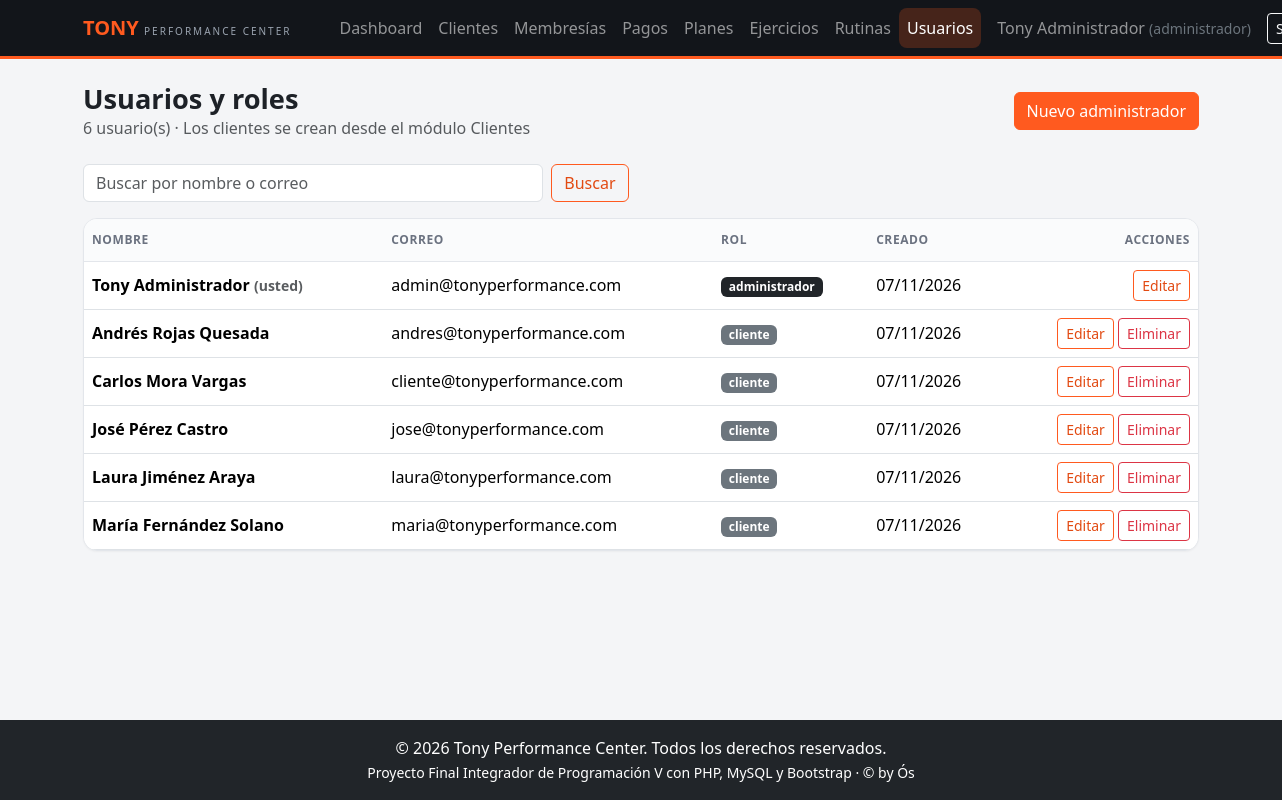
Before: /admin/usuarios/index.php (signed in) with the older database file.
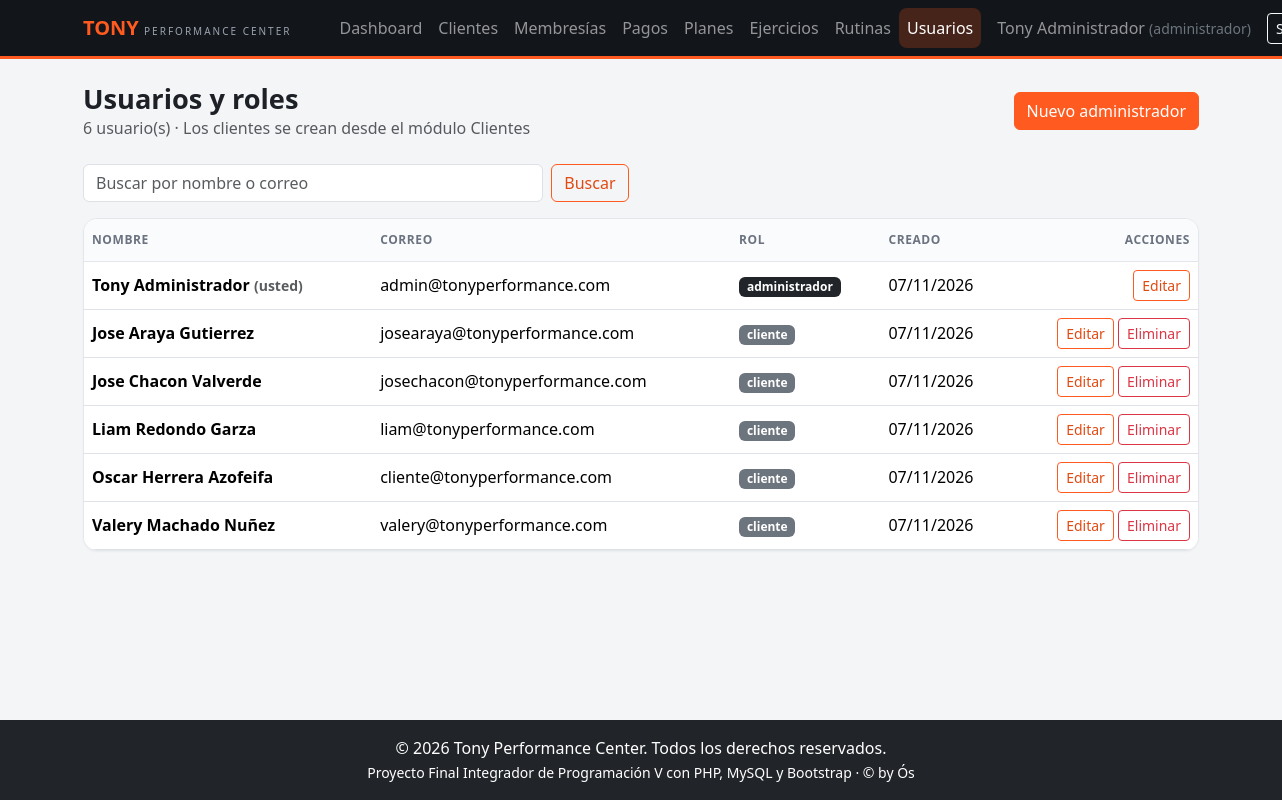
After: the same page with the newer database file.
### tables this page shows
CREATE TABLE usuarios (
    id            INT AUTO_INCREMENT PRIMARY KEY,
    nombre        VARCHAR(100) NOT NULL,
    email         VARCHAR(120) NOT NULL UNIQUE,
    password_hash VARCHAR(255) NOT NULL,           
    rol           VARCHAR(20)  NOT NULL,           
    creado_en     TIMESTAMP    NOT NULL DEFAULT CURRENT_TIMESTAMP
);

CREATE TABLE clientes (
    id               INT AUTO_INCREMENT PRIMARY KEY,
    usuario_id       INT NOT NULL UNIQUE,
    cedula           VARCHAR(20) NOT NULL UNIQUE,
    telefono         VARCHAR(20),
    fecha_nacimiento DATE,
    objetivo         VARCHAR(150),
    creado_en        TIMESTAMP NOT NULL DEFAULT CURRENT_TIMESTAMP,
    FOREIGN KEY (usuario_id) REFERENCES usuarios(id) ON DELETE CASCADE
);

### includes/funciones.php (called while the page is built, shortened)
<?php
function fecha($fecha) {
    return date("d/m/Y", strtotime($fecha));
}

### admin/usuarios/index.php (the view, shortened to what the changed rows need)
<?php
$ruta = "../../";
require $ruta . "conexion.php";
require $ruta . "includes/funciones.php";
$sql = "SELECT u.id, u.nombre, u.email, u.rol, u.creado_en, c.id AS cliente_id
        FROM usuarios u
        LEFT JOIN clientes c ON c.usuario_id = u.id";
$parametros = [];
$sql .= " ORDER BY u.rol, u.nombre";
$stmt = $pdo->prepare($sql);
$stmt->execute($parametros);
$usuarios = $stmt->fetchAll();
$menuActivo = "usuarios";
include $ruta . "includes/header.php";
?>
<div class="d-flex justify-content-between align-items-center flex-wrap gap-2 mb-4">
    <div>
        <h1 class="titulo-pagina">Usuarios y roles</h1>
    </div>
</div>
<div class="tarjeta">
    <div class="table-responsive">
        <table class="table table-hover align-middle">
            <thead>
                <tr><th>Nombre</th><th>Correo</th><th>Rol</th><th>Creado</th><th class="text-end">Acciones</th></tr>
            </thead>
            <tbody>
                <?php foreach ($usuarios as $u) { ?>
                    <tr>
                        <td class="fw-semibold">
                            <?php echo htmlspecialchars($u["nombre"]); ?>
                            <?php if ($u["id"] == $_SESSION["usuario_id"]) { ?>
                                <small class="text-muted">(usted)</small>
                            <?php } ?>
                        </td>
                        <td><?php echo htmlspecialchars($u["email"]); ?></td>
                        <td>
                            <span class="badge <?php echo $u["rol"] == "administrador" ? 'text-bg-dark' : 'text-bg-secondary'; ?>">
                                <?php echo htmlspecialchars($u["rol"]); ?>
                            </span>
                        </td>
                        <td><?php echo fecha(substr($u["creado_en"], 0, 10)); ?></td>
                        <td class="text-end text-nowrap">
                            <?php if ($u["rol"] == "administrador") { ?>
                                <a href="formulario.php?id=<?php echo (int) $u["id"]; ?>" class="btn btn-outline-primary btn-sm">Editar</a>
                            <?php } else { ?>
                                <a href="../clientes/formulario.php?id=<?php echo (int) $u["cliente_id"]; ?>" class="btn btn-outline-primary btn-sm">Editar</a>
                            <?php } ?>
                            <?php if ($u["id"] != $_SESSION["usuario_id"]) { ?>
                                <form action="eliminar.php" method="POST" class="d-inline form-eliminar"
                                    data-mensaje="¿Eliminar este usuario? Si es un cliente también se borrarán sus membresías, pagos y rutinas.">
                                    <button type="submit" class="btn btn-outline-danger btn-sm">Eliminar</button>
                                </form>
                            <?php } ?>
                        </td>
                    </tr>
                <?php } ?>
            </tbody>
        </table>
    </div>
</div>
<?php include $ruta . "includes/footer.php"; ?>

### includes/header.php (shortened to what the changed rows need)
<?php
$rolActual = isset($_SESSION["rol"]) ? $_SESSION["rol"] : "";
$menu = [];
if ($rolActual == "administrador") {
    $menu = [
        "dashboard"  => ["Dashboard",   "admin/index.php"],
        "clientes"   => ["Clientes",    "admin/clientes/index.php"],
        "membresias" => ["Membresías",  "admin/membresias/index.php"],
        "pagos"      => ["Pagos",       "admin/pagos/index.php"],
        "tipos"      => ["Planes",      "admin/tipos/index.php"],
        "ejercicios" => ["Ejercicios",  "admin/ejercicios/index.php"],
        "rutinas"    => ["Rutinas",     "admin/rutinas/index.php"],
        "usuarios"   => ["Usuarios",    "admin/usuarios/index.php"]
    ];
} else {
    $menu = [
        "inicio" => ["Inicio", "index.php"],
        "planes" => ["Planes", "index.php#planes"]
    ];
}
?>
<!DOCTYPE html>
<html lang="es">
<head>
    <link href="https://cdn.jsdelivr.net/npm/bootstrap@5.3.3/dist/css/bootstrap.min.css" rel="stylesheet">
    <link rel="stylesheet" href="<?php echo $ruta; ?>css/estilos.css">
</head>
<body class="d-flex flex-column min-vh-100">
    <nav class="navbar navbar-expand-lg navbar-dark bg-dark barra-principal">
        <div class="container">
            <div class="collapse navbar-collapse" id="menu">
                <ul class="navbar-nav me-auto ms-lg-4">
                    <?php foreach ($menu as $clave => $opcion) { ?>
                        <li class="nav-item">
                            <a class="nav-link <?php echo $menuActivo == $clave ? 'active' : ''; ?>"
                                href="<?php echo $ruta . $opcion[1]; ?>"><?php echo $opcion[0]; ?></a>
                        </li>
                    <?php } ?>
                </ul>
            </div>
        </div>
    </nav>
    <main class="container py-4 flex-grow-1">

Changed rows visible on the page:
changed through a linked row, clientes: usuario.nombre "Laura Jiménez Araya" → "Jose Araya Gutierrez"; usuario.email "laura@tonyperformance.com" → "josearaya@tonyperformance.com"; moves up the list
changed through a linked row, clientes: usuario.nombre "José Pérez Castro" → "Jose Chacon Valverde"; usuario.email "jose@tonyperformance.com" → "josechacon@tonyperformance.com"; moves up the list
changed through a linked row, clientes: usuario.nombre "Andrés Rojas Quesada" → "Liam Redondo Garza"; usuario.email "andres@tonyperformance.com" → "liam@tonyperformance.com"
changed through a linked row, clientes "cliente@tonyperformance.com": usuario.nombre "Carlos Mora Vargas" → "Oscar Herrera Azofeifa"
changed through a linked row, clientes: usuario.nombre "María Fernández Solano" → "Valery Machado Nuñez"; usuario.email "maria@tonyperformance.com" → "valery@tonyperformance.com"
